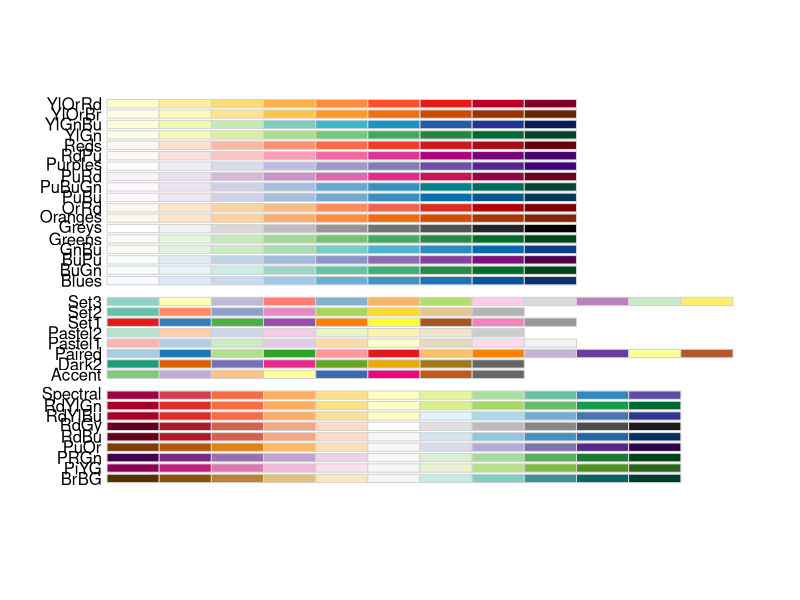
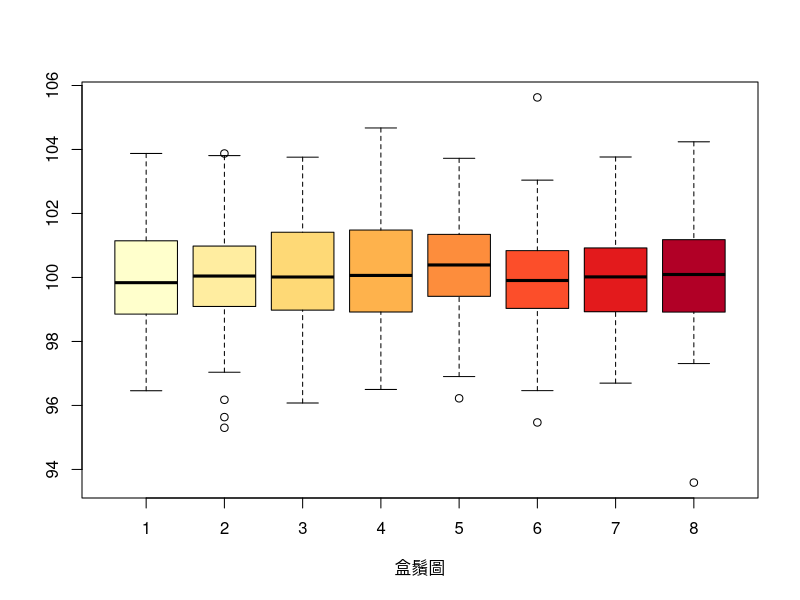
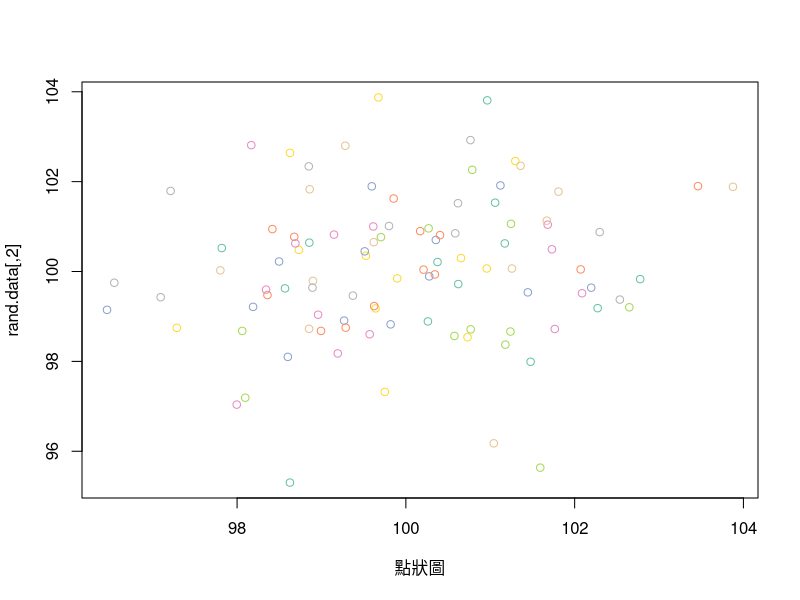

Write the R code that produced these figures, in order.
install.packages(RColorBrewer) #安裝RColorBrewer套件
library(RColorBrewer)  # 套用RColorBrewer套件 功用:選漂亮顏色繪圖
display.brewer.all()   #  呈現所有色票

rand.data = replicate (8,rnorm(100,100,sd=1.5)) # 隨機產生八組 各100個樣本 

boxplot(rand.data,col=brewer.pal(8,"YlOrRd"),
        xlab ="盒鬚圖") 
plot(rand.data,col=brewer.pal(8,"Set2"), 
       xlab ="點狀圖")
